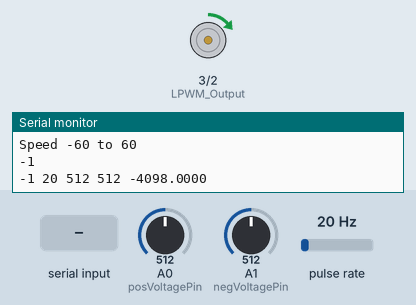
A sketch run on a simulated Arduino Mega 2560, built with avr-gcc and run on an emulated ATmega2560. On the bench: motor-driver pin pairs drawn as motors (green arrow = first pin HIGH = forward, orange = second pin HIGH = backward, longer = more drive), the last lines printed to the serial monitor. Wiring (inferred from the names in the program): pulse sensor: data pin 19. Inputs (shaded band) come from the test bench; at power-on: A0 (posVoltagePin) = 512, A1 (negVoltagePin) = 512, pulse rate 20 Hz.

Above: at 1.2 s.
1.3 s: "1" received over the second serial link
At 2.8 s:
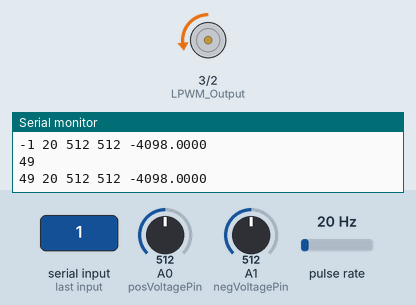
4.5 s: "0" received over the second serial link
At 6.3 s:
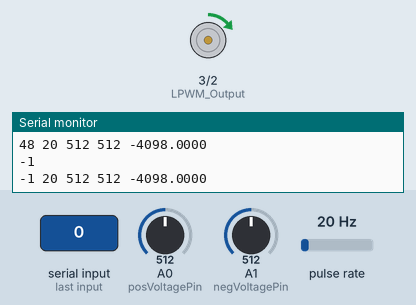
Timing chart, 0 to 7.8 s (numbered marks = the images above; inputs shaded):
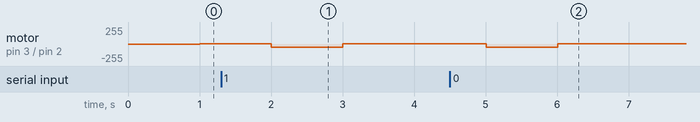

The sketch:

MotorControllerTest_2.ino
```cpp
/*==========================================================================
  //  Author      : Handson Technology
  //  Project     : BTD7960 Motor Control Board driven by Arduino.
  //  Description : Speed and direction controlled by a potentiometer attached
  //      to analog input A0. One side pin of the potentiometer (either one) to
  //      ground; the other side pin to +5V
  //  Source-Code : BTS7960.ino
  //  Program: Control DC motors using BTS7960 H Bridge Driver.
  //==========================================================================
  //  Connection to the BTS7960 board:
  //  BTS7960 Pin 1 (RPWM) to Arduino pin 5(PWM)
  //  BTS7960 Pin 2 (LPWM) to Arduino pin 6(PWM)
  //  BTS7960 Pin 3 (R_EN), 4 (L_EN), 7 (VCC) to Arduino 5V pin
  //  BTS7960 Pin 8 (GND) to Arduino GND
  //  BTS7960 Pin 5 (R_IS) and 6 (L_IS) not connected
*/

#include <Wire.h>
#include "RTClib.h"

RTC_DS3231 rtc;

int posVoltagePin = A0;
int negVoltagePin = A1;
int posVoltage = 0;  // variable to store the value read
int negVoltage = 0;  // variable to store the value read

volatile unsigned clockTicks = 0;
volatile byte flag = false;
volatile byte speedChange = false;
volatile unsigned RPM_Ticks = 0;
volatile unsigned RPM = 0;
volatile unsigned Ticks = 0;
static int motorSpeed = 0;

double RPS = 0;
int speed = 0;

const int RPWM_Output = 2;     // Arduino PWM output pin 5; connect to IBT-2 pin 1 (RPWM)
const int LPWM_Output = 3;     // Arduino PWM output pin 6; connect to IBT-2 pin 2 (LPWM)
const int IR_TACH_Input = 19;  // IR Sensor input for Tachometer
const int rtcTimerIntPin = 18; // RTC Square Wave input for Timer

void isrTACH() {
  //noInterrupts ();
  //flag = true;
  //Ticks = clockTicks;
  RPM_Ticks++;
  //clockTicks = 0;
  //interrupts ();
}

void rtc_interrupt()
{
  clockTicks++;
//  flag = true;
  // Ticks = RPM_Ticks;
//   RPM_Ticks = 0;
}  // end of rtc_interrupt

void setup()
{
  Serial.begin(115200);
  Serial3.begin(9600);

  while (!Serial);

  if (! rtc.begin()) {
    Serial.println("Couldn't find RTC");
    while (1);
  }

  if (rtc.lostPower()) {
    Serial.println("RTC lost power, lets set the time!");
    // following line sets the RTC to the date & time this sketch was compiled
    rtc.adjust(DateTime(F(__DATE__), F(__TIME__)));
  }

  // enable the 4kHz output
  rtc.writeSqwPinMode (DS3231_SquareWave4kHz);

  pinMode(RPWM_Output, OUTPUT);
  pinMode(LPWM_Output, OUTPUT);
  pinMode(IR_TACH_Input, INPUT);
  pinMode (rtcTimerIntPin, INPUT_PULLUP);

  attachInterrupt(digitalPinToInterrupt (IR_TACH_Input), isrTACH, RISING);   //interrupt pin
  /* attachInterrupt (digitalPinToInterrupt (rtcTimerIntPin), rtc_interrupt, RISING); */

  Serial.println("Speed -60 to 60");
}

void loop()
{
  posVoltage = analogRead(posVoltagePin);  // read the input pin
  negVoltage = analogRead(negVoltagePin);  // read the input pin

  if (motorSpeed != 0){
   RPM =  RPS * 60; //1/(double(RPM_Ticks)/4000/60);  // ticks * (1 sec/4000 ticks) * (1 min/ 60 sec)*/
    RPS = Ticks;
    Serial3.write(RPM);

    Serial.print(motorSpeed);
    Serial.print(" ");
    Serial.print(RPM_Ticks);
    Serial.print(" ");
    Serial.print(posVoltage);
    Serial.print(" ");
    Serial.print(negVoltage);
    Serial.print(" ");
    Serial.println(double(clockTicks)-4098,4);
    flag = false;
    clockTicks = 0;
    RPM_Ticks = 0;
    Ticks = 0;
  }

  delay(1000);

 /*if (Serial.available()) {               // If user input new speed
    speed = Serial.parseInt();
    Serial.read(); */

    speed = Serial3.read();
    Serial.println(speed);
    if (speed >= -60 && speed <= 60) {
      motorSpeed = speed;
      speedChange = true;
    }


  if (speedChange) {
    // Motor rate is from -60 to 60
    if (motorSpeed < 0) {
      // reverse rotation
      int reversePWM = -motorSpeed;
      analogWrite(LPWM_Output, reversePWM);
      analogWrite(RPWM_Output, 0);
      speedChange = false;
     }
     else {
     // forward rotation
     int forwardPWM = motorSpeed;
     analogWrite(LPWM_Output, 0);
     analogWrite(RPWM_Output, forwardPWM);
     speedChange = false;
     }
  }
}
```

Measured:
- after the input at 1.3 s, motor on pin 3 (LPWM_Output) / pin 2 (RPWM_Output): forward 1/255 → backward 49/255 after 0.70 s, → forward 1/255 1.0 s later
- after the input at 4.5 s, motor on pin 3 (LPWM_Output) / pin 2 (RPWM_Output): forward 1/255 → backward 49/255 after 0.51 s, → forward 1/255 1.0 s later
